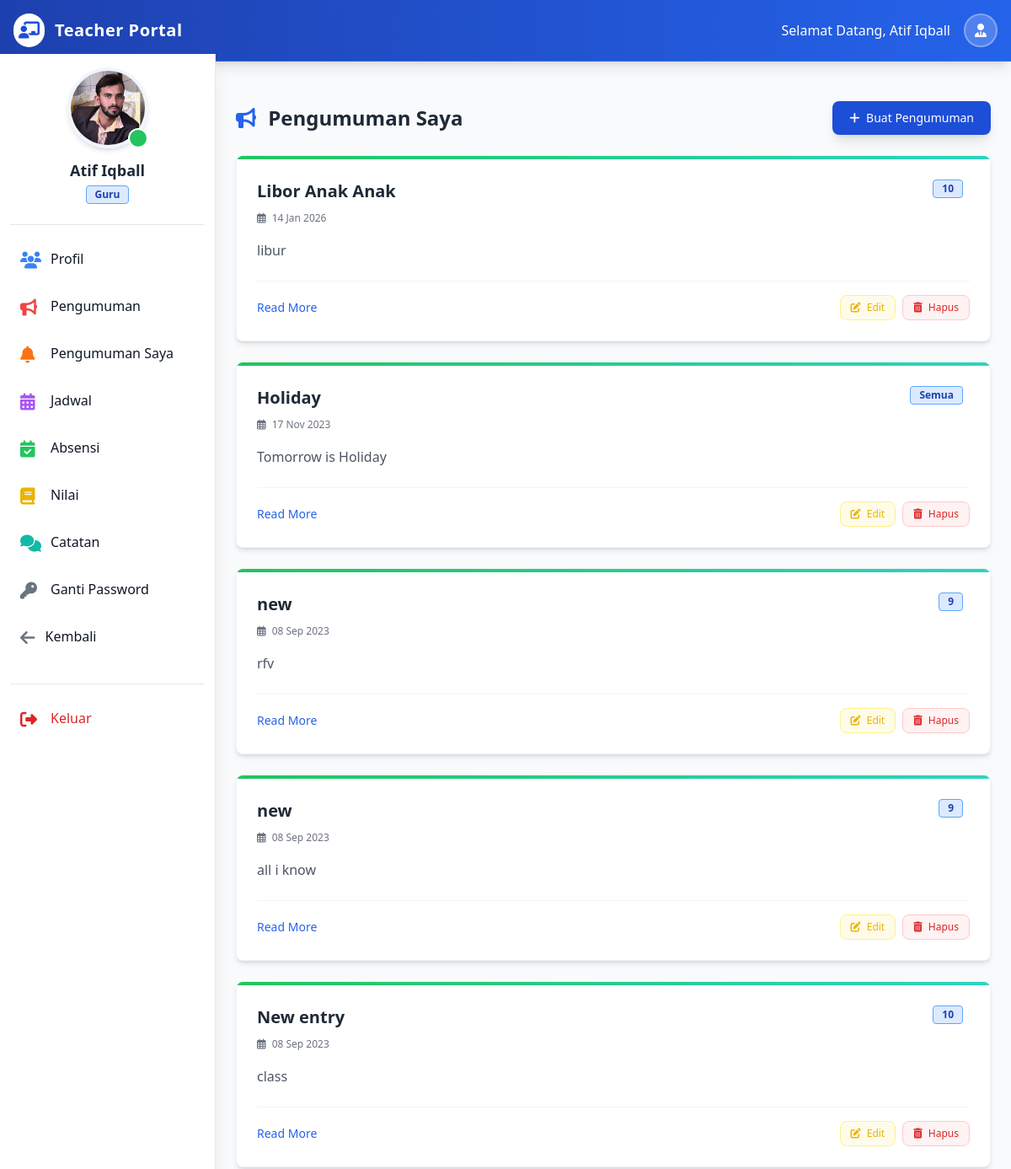
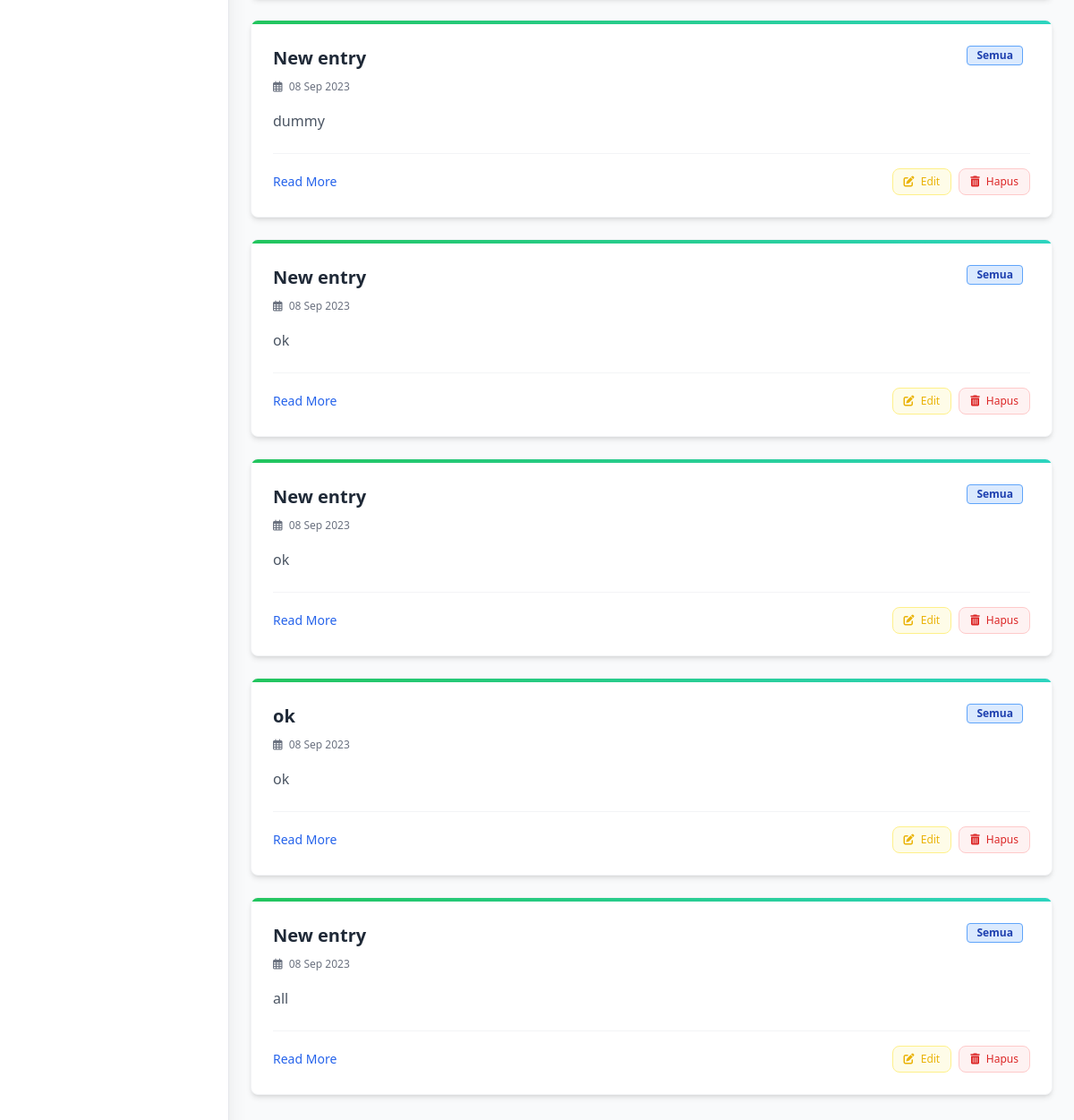
Screenshot of /guru/index.php?pengumuman_saya (signed in) with the database file from the repository (2 pictures, top to bottom).
### tables this page shows
CREATE TABLE `guru` (
  `id_guru` int NOT NULL,
  `nama_guru` varchar(100) NOT NULL,
  `email_guru` varchar(100) NOT NULL,
  `password_guru` varchar(200) NOT NULL,
  `tanggal_lahir_guru` date NOT NULL,
  `foto_guru` varchar(300) NOT NULL,
  `mapel_guru` varchar(50) NOT NULL,
  `telepon_guru` varchar(30) NOT NULL,
  `alamat_guru` varchar(100) NOT NULL,
  `umur_guru` int NOT NULL,
  `jekel_guru` enum('Laki_Laki','Perempuan') NOT NULL,
  `status_guru` enum('Aktif','Disable') NOT NULL DEFAULT 'Aktif',
  `tanggal_regis_guru` datetime NOT NULL DEFAULT CURRENT_TIMESTAMP
);

CREATE TABLE `pengumuman` (
  `id_pengumuman` int NOT NULL,
  `judul_pengumuman` varchar(50) NOT NULL,
  `ket_pengumuman` varchar(300) NOT NULL,
  `p_id_kelas` int DEFAULT NULL,
  `p_id_kirim` int NOT NULL,
  `pengirim` varchar(50) NOT NULL,
  `tanggal_pengumuman` datetime NOT NULL DEFAULT CURRENT_TIMESTAMP
);

CREATE TABLE `kelas` (
  `id_kelas` int NOT NULL,
  `nama_kelas` varchar(50) NOT NULL,
  `nama_mapel` varchar(300) NOT NULL,
  `nama_seksi` varchar(50) NOT NULL,
  `k_id_guru` int NOT NULL,
  `created_at` datetime NOT NULL DEFAULT CURRENT_TIMESTAMP
);

### guru/pengumuman_saya.php (the view, shortened to what this page needs)
<div class="p-4 sm:ml-64">
    <div class="max-w-4xl mx-auto mt-10">
        <div class="flex justify-between items-center mb-6">
            <h1 class="text-2xl font-bold text-gray-800">
                <i class="fas fa-bullhorn text-blue-600 mr-2"></i> Pengumuman Saya
            </h1>
            <button data-modal-target="noticeModal" data-modal-toggle="noticeModal" class="block text-white bg-blue-700 hover:bg-blue-800 focus:ring-4 focus:outline-none focus:ring-blue-300 font-medium rounded-lg text-sm px-5 py-2.5 text-center shadow-lg transform hover:-translate-y-0.5 transition" type="button">
                <i class="fas fa-plus mr-1"></i> Buat Pengumuman
            </button>
        </div>
        <div class="space-y-6">
            <?php
            $teacher_id = $_SESSION['teacher_id'];
            $p_id_kirim = $teacher_id . '555';
            $notice_sql = "SELECT * FROM `pengumuman` WHERE p_id_kirim = '$p_id_kirim' ORDER BY id_pengumuman DESC";
            $notice_result = $conn->query($notice_sql);
            if ($notice_result->num_rows > 0) {
                while ($notice_row = $notice_result->fetch_assoc()) {
                    $desc = strip_tags($notice_row['ket_pengumuman']);
                    $limited_text = strlen($desc) > 200 ? substr($desc, 0, 200) . "..." : $desc;
                    $class_name = "Semua";
                    if($notice_row['p_id_kelas']){
                        $notice_class_id = $notice_row['p_id_kelas'];
                        $class_result = $conn->query("SELECT nama_kelas FROM kelas WHERE id_kelas = '$notice_class_id'");
                        if($class_row = $class_result->fetch_assoc()){
                            $class_name = $class_row['nama_kelas'];
                        }
                    }
            ?>
                <div class="bg-white rounded-lg shadow-md border border-gray-100 hover:shadow-lg transition duration-200 overflow-hidden relative">
                    <div class="h-1 w-full bg-gradient-to-r from-green-500 to-teal-400"></div>
                     <div class="p-6">
                        <div class="flex justify-between items-start mb-4">
                            <div>
                                <h5 class="text-xl font-bold text-gray-800 mb-1"><?= htmlspecialchars($notice_row['judul_pengumuman']) ?></h5>
                                <span class="text-xs text-gray-500">
                                   <i class="far fa-calendar-alt mr-1"></i> <?= date('d M Y', strtotime($notice_row['tanggal_pengumuman'])) ?>
                                </span>
                            </div>
                            <span class="bg-blue-100 text-blue-800 text-xs font-semibold mr-2 px-2.5 py-0.5 rounded border border-blue-400">
                                <?= htmlspecialchars($class_name) ?>
                            </span>
                        </div>
                        <p class="text-gray-600 mb-6">
                            <?= htmlspecialchars($limited_text) ?>
                        </p>
                        <div class="flex items-center justify-between pt-4 border-t border-gray-100">
                            <a href="index.php?lihat_pengumuman_id=<?= $notice_row['id_pengumuman'] ?>" class="text-blue-600 hover:text-blue-800 font-medium text-sm">Read More</a>
                            <div class="flex space-x-2">
                                <a href="index.php?edit_pengumuman_id=<?= $notice_row['id_pengumuman'] ?>" class="text-yellow-500 hover:text-yellow-600 border border-yellow-200 bg-yellow-50 hover:bg-yellow-100 font-medium rounded-lg text-xs px-3 py-1.5 transition">
                                    <i class="fas fa-edit mr-1"></i> Edit
                                </a>
                                <a href="index.php?hapus_pengumuman_id=<?= $notice_row['id_pengumuman'] ?>" class="text-red-600 hover:text-red-700 border border-red-200 bg-red-50 hover:bg-red-100 font-medium rounded-lg text-xs px-3 py-1.5 transition delete-btn">
                                    <i class="fas fa-trash-alt mr-1"></i> Hapus
                                </a>
                            </div>
                        </div>
                    </div>
                </div>
            <?php
                }
            } else {
                 echo "<div class='text-center py-10 bg-white rounded-lg shadow-sm border border-gray-200'>
                        <div class='text-gray-400 mb-3'><i class='fas fa-file-alt text-4xl'></i></div>
                        <p class='text-gray-500'>Anda belum membuat pengumuman apapun.</p>
                      </div>";
            }
            ?>
        </div>
    </div>
</div>

### guru/partials/teacher_head.php (shortened to what this page needs)
<!DOCTYPE html>
<html lang="en">
<head>
    <script src="https://cdn.tailwindcss.com"></script>
    <link rel="stylesheet" href="https://cdnjs.cloudflare.com/ajax/libs/font-awesome/6.4.0/css/all.min.css">
</head>
<body class="bg-gray-100 font-sans antialiased">

### guru/index.php (shortened to what this page needs)
<?php require_once('partials/teacher_head.php'); ?>
<div class="antialiased bg-gray-50 min-h-screen">
    <?php require_once('partials/teacher_topnav.php'); ?>
    <?php require_once('partials/teacher_sidebar.php'); ?>
    <main class="">
        <?php
        require_once('../partials/_connection.php');
        if (isset($_GET['pengumuman_saya'])) {
            require_once('pengumuman_saya.php');
        }
        ?>
    </main>
</div>
<?php require_once('partials/teacher_footer.php'); ?>

### guru/partials/teacher_topnav.php (shortened to what this page needs)
<?php
    $teacher_name = $_SESSION['teacher_name'];
    $teacher_gender = $_SESSION['teacher_gender'];
    $gender_title = ($teacher_gender === 'Male') ? 'Pak ' : (($teacher_gender === 'Female') ? 'Bu ' : '');
?>
<nav class="bg-gradient-to-r from-blue-800 to-blue-600 fixed w-full z-20 top-0 left-0 shadow-lg border-b border-blue-500/50">
    <div class="max-w-screen-xl flex flex-wrap items-center justify-between mx-auto p-4">
        <div class="flex items-center">
            <a href="index.php?profil" class="flex items-center space-x-3 rtl:space-x-reverse">
                 <div class="bg-white p-1.5 rounded-full">
                    <i class="fas fa-chalkboard-teacher text-blue-700 text-xl"></i>
                </div>
                <span class="self-center text-xl font-bold whitespace-nowrap text-white tracking-wide">Teacher Portal</span>
            </a>
        </div>
        <div class="flex items-center md:order-2 space-x-3 md:space-x-0 rtl:space-x-reverse">
            <span class="text-white font-medium mr-4 hidden md:block">Selamat Datang, <?= $gender_title . htmlspecialchars($teacher_name) ?></span>
            <div class="w-10 h-10 rounded-full bg-white/20 flex items-center justify-center text-white border-2 border-white/30">
                 <i class="fas fa-user-tie"></i>
            </div>
        </div>
    </div>
</nav>
<div class="h-16"></div>

### guru/partials/teacher_sidebar.php (shortened to what this page needs)
<?php
    require_once('../partials/_connection.php');
    $teacher_id = $_SESSION['teacher_id'];
    $sidebar_sql = "SELECT * FROM `guru` WHERE id_guru = '$teacher_id'";
    $sidebar_result = $conn->query($sidebar_sql);
    if ($sidebar_result && $sidebar_result->num_rows > 0) {
        $sidebar_row = $sidebar_result->fetch_assoc();
        $teacher_pic = $sidebar_row['foto_guru'];
        $teacher_name = $sidebar_row['nama_guru'];
    } else {
        $teacher_pic = $_SESSION['teacher_pic'];
        $teacher_name = $_SESSION['teacher_name'];
        $teacher_email = $_SESSION['teacher_email'];
    }
?>
<aside class="fixed left-0 top-16 w-64 h-full bg-white shadow-xl overflow-y-auto border-r border-gray-200 z-40 transition-transform -translate-x-full sm:translate-x-0" id="logo-sidebar" aria-label="Sidebar">
    <div class="h-full px-3 py-4 overflow-y-auto bg-white pb-24">
        <div class="flex flex-col items-center pb-6 border-b border-gray-200 mb-4">
            <div class="relative">
                <img class="w-24 h-24 rounded-full object-cover border-4 border-blue-50 shadow-md" src="../admin/admin_images/registration/<?= $teacher_pic ?>" alt="Profile" onerror="this.src='https://ui-avatars.com/api/?name=<?= urlencode($teacher_name) ?>&background=random'">
                <div class="absolute bottom-0 right-0 w-6 h-6 bg-green-500 border-2 border-white rounded-full"></div>
            </div>
            <h5 class="mt-3 text-lg font-bold text-gray-800 text-center"><?= htmlspecialchars($teacher_name) ?></h5>
            <div class="flex flex-col items-center text-sm text-gray-500 mt-1">
                <span class="bg-blue-100 text-blue-800 text-xs font-semibold px-2.5 py-0.5 rounded border border-blue-400">Guru</span>
            </div>
        </div>
        <ul class="space-y-2 font-medium">
            <li>
                <a href="index.php?profil" class="flex items-center p-3 text-gray-900 rounded-lg hover:bg-blue-50 group transition duration-200">
                    <i class="fas fa-users w-6 h-6 text-xl text-blue-500 group-hover:text-blue-700"></i>
                    <span class="ml-3 group-hover:translate-x-1 transition-transform">Profil</span>
                </a>
            </li>
            <li>
                <a href="index.php?pengumuman" class="flex items-center p-3 text-gray-900 rounded-lg hover:bg-blue-50 group transition duration-200">
                    <i class="fas fa-bullhorn w-6 h-6 text-xl text-red-500 group-hover:text-red-700"></i>
                    <span class="ml-3 group-hover:translate-x-1 transition-transform">Pengumuman</span>
                </a>
            </li>
            <li>
                <a href="index.php?pengumuman_saya" class="flex items-center p-3 text-gray-900 rounded-lg hover:bg-blue-50 group transition duration-200">
                    <i class="fas fa-bell w-6 h-6 text-xl text-orange-500 group-hover:text-orange-700"></i>
                    <span class="ml-3 group-hover:translate-x-1 transition-transform">Pengumuman Saya</span>
                </a>
            </li>
            <li>
                <a href="index.php?jadwal" class="flex items-center p-3 text-gray-900 rounded-lg hover:bg-blue-50 group transition duration-200">
                    <i class="fas fa-calendar-alt w-6 h-6 text-xl text-purple-500 group-hover:text-purple-700"></i>
                    <span class="ml-3 group-hover:translate-x-1 transition-transform">Jadwal</span>
                </a>
            </li>
            <li>
                <a href="index.php?absensi" class="flex items-center p-3 text-gray-900 rounded-lg hover:bg-blue-50 group transition duration-200">
                    <i class="fas fa-calendar-check w-6 h-6 text-xl text-green-500 group-hover:text-green-700"></i>
                    <span class="ml-3 group-hover:translate-x-1 transition-transform">Absensi</span>
                </a>
            </li>
            <li>
                <a href="index.php?nilai" class="flex items-center p-3 text-gray-900 rounded-lg hover:bg-blue-50 group transition duration-200">
                    <i class="fas fa-book w-6 h-6 text-xl text-yellow-500 group-hover:text-yellow-700"></i>
                    <span class="ml-3 group-hover:translate-x-1 transition-transform">Nilai</span>
                </a>
            </li>
            <li>
                <a href="index.php?catatan" class="flex items-center p-3 text-gray-900 rounded-lg hover:bg-blue-50 group transition duration-200">
                    <i class="fas fa-comments w-6 h-6 text-xl text-teal-500 group-hover:text-teal-700"></i>
                    <span class="ml-3 group-hover:translate-x-1 transition-transform">Catatan</span>
                </a>
            </li>
            <li>
                <a href="index.php?ganti_password" class="flex items-center p-3 text-gray-900 rounded-lg hover:bg-blue-50 group transition duration-200">
                    <i class="fas fa-key w-6 h-6 text-xl text-gray-500 group-hover:text-gray-700"></i>
                    <span class="ml-3 group-hover:translate-x-1 transition-transform">Ganti Password</span>
                </a>
            </li>
             <li>
                <a href="../index.php" class="flex items-center p-3 text-gray-900 rounded-lg hover:bg-blue-50 group transition duration-200">
                    <i class="fas fa-arrow-left w-  6 h-6 text-xl text-gray-500 group-hover:text-gray-700"></i>
                    <span class="ml-3 group-hover:translate-x-1 transition-transform">Kembali</span>
                </a>
            </li>
        </ul>
        <div class="mt-8 border-t border-gray-200 pt-4">
            <ul class="space-y-2 font-medium">
                <li>
                     <a href="index.php?logout" class="flex items-center p-3 text-red-600 rounded-lg hover:bg-red-50 group transition duration-200">
                        <i class="fas fa-sign-out-alt w-6 h-6 text-xl"></i>
                        <span class="ml-3">Keluar</span>
                    </a>
                </li>
            </ul>
        </div>
    </div>
</aside>

### guru/partials/teacher_footer.php (shortened to what this page needs)
</body>
</html>

### guru/partials/teacher_head.php (style rules this page uses)
body { font-family: 'Inter', sans-serif; background-color: #f3f4f6; }

### rows the page displays
guru: foto_guru (picture), nama_guru "Atif Iqball"
pengumuman: judul_pengumuman "Libor Anak Anak", tanggal_pengumuman "14 Jan 2026", kelas.nama_kelas "10", ket_pengumuman "libur"
pengumuman: judul_pengumuman "Holiday", tanggal_pengumuman "17 Nov 2023", class_name "Semua", ket_pengumuman "Tomorrow is Holiday"
pengumuman: judul_pengumuman "new", tanggal_pengumuman "08 Sep 2023", kelas.nama_kelas "9", ket_pengumuman "rfv"
pengumuman: judul_pengumuman "new", tanggal_pengumuman "08 Sep 2023", kelas.nama_kelas "9", ket_pengumuman "all i know"
pengumuman: judul_pengumuman "New entry", tanggal_pengumuman "08 Sep 2023", kelas.nama_kelas "10", ket_pengumuman "class"
pengumuman: judul_pengumuman "New entry", tanggal_pengumuman "08 Sep 2023", class_name "Semua", ket_pengumuman "dummy"
pengumuman: judul_pengumuman "New entry", tanggal_pengumuman "08 Sep 2023", class_name "Semua", ket_pengumuman "ok"
pengumuman: judul_pengumuman "New entry", tanggal_pengumuman "08 Sep 2023", class_name "Semua", ket_pengumuman "ok"
pengumuman: judul_pengumuman "ok", tanggal_pengumuman "08 Sep 2023", class_name "Semua", ket_pengumuman "ok"
pengumuman: judul_pengumuman "New entry", tanggal_pengumuman "08 Sep 2023", class_name "Semua", ket_pengumuman "all"

### other values shown
$teacher_name "Atif Iqball"
